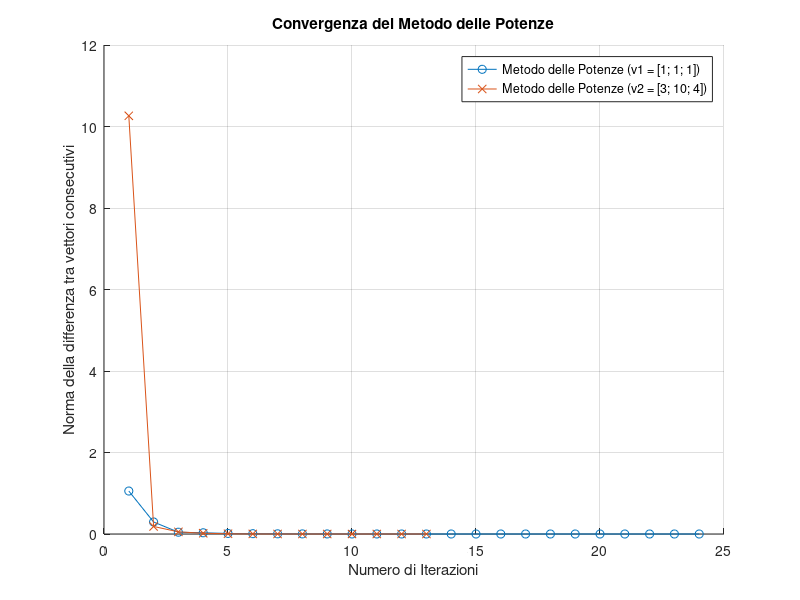
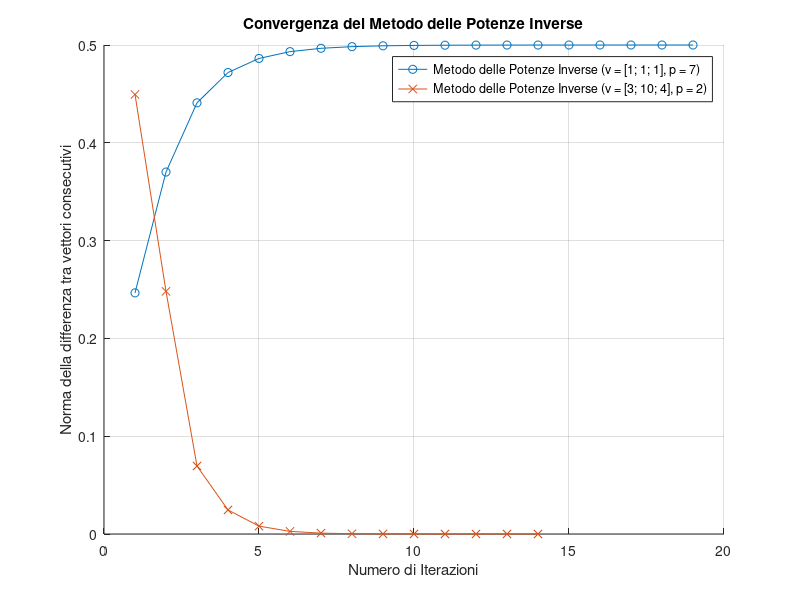

Write MATLAB code to recreate these figures, in order.
% GRUPPO composto da:
% Lorenzo Aliotta, 5655762
% Riccardo Dal Seno, 5605031
% Teresa de Jesus Fernandes, 4190022


% ESERCITAZIONE 3 (autovalori e autovettori)
% Esercizio 3

% Gestione pulizia workspace
clc
clear
close all

% Salvataggio dell'output su file
diary('3.3_output.txt');
diary on;

% Definizione della matrice A
A = [1 -1 2; -2 0 5; 6 -3 6];

% Parametri comuni
tolleranza = 1e-6; % tolleranza per la convergenza
max_iterazioni = 1000; % numero massimo di iterazioni

% Vettore iniziale v1 = [1; 1; 1]
v1 = [1; 1; 1];

% Vettore per memorizzare la norma delle differenze
norm_diff_v1 = zeros(max_iterazioni, 1);

% Iterazione per il metodo delle potenze con v1
for k = 1:max_iterazioni
    w = A * v1;
    v1_new = w / norm(w); % normalizzazione del vettore
    norm_diff_v1(k) = norm(v1_new - v1); % memorizza la norma della differenza
    if norm_diff_v1(k) < tolleranza
        norm_diff_v1 = norm_diff_v1(1:k); % riduce il vettore alle iterazioni effettive
        break;
    end
    v1 = v1_new;
end

lambda1 = (v1' * A * v1) / (v1' * v1); % stima dell'autovalore

% Vettore iniziale v2 = [3; 10; 4]
v2 = [3; 10; 4];

% Vettore per memorizzare la norma delle differenze
norm_diff_v2 = zeros(max_iterazioni, 1);

% Iterazione per il metodo delle potenze con v2
for k = 1:max_iterazioni
    w = A * v2;
    v2_new = w / norm(w); % normalizzazione del vettore
    norm_diff_v2(k) = norm(v2_new - v2); % memorizza la norma della differenza
    if norm_diff_v2(k) < tolleranza
        norm_diff_v2 = norm_diff_v2(1:k); % riduce il vettore alle iterazioni effettive
        break;
    end
    v2 = v2_new;
end

lambda2 = (v2' * A * v2) / (v2' * v2); % stima dell'autovalore

% Stampa dei risultati del metodo delle potenze
disp('Metodo delle potenze con vettore iniziale [1; 1; 1]:');
disp(['Autovalore approssimato: ', num2str(lambda1)]);
disp(['Numero di iterazioni: ', num2str(length(norm_diff_v1))]);
disp('Autovettore approssimato:');
disp(v1);

disp('Metodo delle potenze con vettore iniziale [3; 10; 4]:');
disp(['Autovalore approssimato: ', num2str(lambda2)]);
disp(['Numero di iterazioni: ', num2str(length(norm_diff_v2))]);
disp('Autovettore approssimato:');
disp(v2);

% Analisi dettagliata del comportamento del metodo delle potenze con il vettore dato v2
disp('*** Analisi dettagliata del vettore [3; 10; 4] ***');

% Esperimenti con 50 e 200 iterazioni
iter_50 = 50;
iter_200 = 200;

% Metodo delle potenze con vettore v2 e 50 iterazioni
v2_50 = v2;
for k = 1:iter_50
    w = A * v2_50;
    v2_50 = w / norm(w);
end
lambda2_50 = (v2_50' * A * v2_50) / (v2_50' * v2_50);

% Metodo delle potenze con vettore v2 e 200 iterazioni
v2_200 = v2;
for k = 1:iter_200
    w = A * v2_200;
    v2_200 = w / norm(w);
end
lambda2_200 = (v2_200' * A * v2_200) / (v2_200' * v2_200);

% Stampa dei risultati per 50 e 200 iterazioni
disp(['Autovalore approssimato con 50 iterazioni: ', num2str(lambda2_50)]);
disp('Autovettore approssimato:');
disp(v2_50);

disp(['Autovalore approssimato con 200 iterazioni: ', num2str(lambda2_200)]);
disp('Autovettore approssimato:');
disp(v2_200);

% Grafico di confronto tra i due vettori v1 e v2 per il metodo delle potenze
fig1 = figure;
hold on;
plot(1:length(norm_diff_v1), norm_diff_v1, '-o', 'DisplayName', 'Metodo delle Potenze (v1 = [1; 1; 1])');
plot(1:length(norm_diff_v2), norm_diff_v2, '-x', 'DisplayName', 'Metodo delle Potenze (v2 = [3; 10; 4])');
xlabel('Numero di Iterazioni');
ylabel('Norma della differenza tra vettori consecutivi');
title('Convergenza del Metodo delle Potenze');
legend show;
grid on;
hold off;

saveas(fig1, '3.3_metodoPotenze.png');


%%%%%%%%%%%%%%%%%%%%%%%%%%%%%%%%%%%%%%%%%%%%%%%%%%%%%%%%%%%%%%%%%%%%%%%%%%%%%%%%%%%%%%%%%%%%%%%%%%%%%%%%%%%

% PUNTO B (Metodo delle potenze inverse)

% PUNTO B1: Metodo delle potenze inverse con vettore iniziale [1; 1; 1] e p = 7
v_inv1 = [1; 1; 1]; % vettore iniziale
p1 = 7; % Stima iniziale dell'autovalore

% Vettore per memorizzare la norma delle differenze
norm_diff_inv1 = zeros(max_iterazioni, 1);

% Inizializzazione
lpr1 = p1;
w1 = v_inv1 / norm(v_inv1); % Normalizza il vettore iniziale
[L1, U1, P1] = lu(A - p1 * eye(size(A))); % Decomposizione LU della matrice (A - pI)

% Ciclo per il metodo delle potenze inverse
for m1 = 1:max_iterazioni
    v_inv1 = U1 \ (L1 \ (P1 * w1)); % Risoluzione del sistema lineare
    mu_max1 = w1' * v_inv1; % Calcola mu_max
    
    if abs(mu_max1) < tolleranza % Controllo per evitare divisioni per zero o numeri molto piccoli
        disp('Errore: mu_max1 è troppo piccolo, rischio di instabilità numerica.');
        lp1 = NaN;
        break;
    end
    
    lp1 = p1 + 1/mu_max1; % Aggiorna l'autovalore approssimato
    w1 = v_inv1 / norm(v_inv1); % Normalizza il nuovo vettore

    norm_diff_inv1(m1) = norm(v_inv1 - w1); % Memorizza la norma della differenza

    % Controllo della convergenza
    if abs(lp1 - lpr1) < tolleranza * abs(lp1)
        norm_diff_inv1 = norm_diff_inv1(1:m1); % riduce il vettore alle iterazioni effettive
        break;
    else
        lpr1 = lp1;
    end
end

% Visualizzazione dei risultati per il primo caso
if isnan(lp1)
    disp('Metodo delle potenze inverse (v = [1; 1; 1], p = 7): Calcolo fallito.');
else
    disp(['Metodo delle potenze inverse (v = [1; 1; 1], p = 7): Autovalore approssimato: ', num2str(lp1)]);
    disp(['Numero di iterazioni: ', num2str(m1)]);
    disp('Autovettore approssimato:');
    disp(w1);
end

% PUNTO B2: Metodo delle potenze inverse con vettore iniziale [3; 10; 4] e p = 2
v_inv2 = [3; 10; 4]; % vettore iniziale
p2 = 2; % Stima iniziale dell'autovalore

% Vettore per memorizzare la norma delle differenze
norm_diff_inv2 = zeros(max_iterazioni, 1);

% Inizializzazione
lpr2 = p2;
w2 = v_inv2 / norm(v_inv2); % Normalizza il vettore iniziale
[L2, U2, P2] = lu(A - p2 * eye(size(A))); % Decomposizione LU della matrice (A - pI)

% Ciclo per il metodo delle potenze inverse
for m2 = 1:max_iterazioni
    v_inv2 = U2 \ (L2 \ (P2 * w2)); % Risoluzione del sistema lineare
    mu_max2 = w2' * v_inv2; % Calcola mu_max
    
    if abs(mu_max2) < tolleranza % Controllo per evitare divisioni per zero o numeri molto piccoli
        disp('Errore: mu_max2 è troppo piccolo, rischio di instabilità numerica.');
        lp2 = NaN;
        break;
    end
    
    lp2 = p2 + 1/mu_max2; % Aggiorna l'autovalore approssimato
    w2 = v_inv2 / norm(v_inv2); % Normalizza il nuovo vettore

    norm_diff_inv2(m2) = norm(v_inv2 - w2); % Memorizza la norma della differenza

    % Controllo della convergenza
    if abs(lp2 - lpr2) < tolleranza * abs(lp2)
        norm_diff_inv2 = norm_diff_inv2(1:m2); % riduce il vettore alle iterazioni effettive
        break;
    else
        lpr2 = lp2;
    end
end

% Visualizzazione dei risultati per il secondo caso
if isnan(lp2)
    disp('Metodo delle potenze inverse (v = [3; 10; 4], p = 2): Calcolo fallito.');
else
    disp(['Metodo delle potenze inverse (v = [3; 10; 4], p = 2): Autovalore approssimato: ', num2str(lp2)]);
    disp(['Numero di iterazioni: ', num2str(m2)]);
    disp('Autovettore approssimato:');
    disp(w2);
end


% Grafico di confronto tra i due metodi delle potenze inverse
fig2 = figure;
hold on;
plot(1:length(norm_diff_inv1), norm_diff_inv1, '-o', 'DisplayName', 'Metodo delle Potenze Inverse (v = [1; 1; 1], p = 7)');
plot(1:length(norm_diff_inv2), norm_diff_inv2, '-x', 'DisplayName', 'Metodo delle Potenze Inverse (v = [3; 10; 4], p = 2)');
xlabel('Numero di Iterazioni');
ylabel('Norma della differenza tra vettori consecutivi');
title('Convergenza del Metodo delle Potenze Inverse');
legend show;
grid on;
hold off;

saveas(fig2, '3.3_metodoPotenzeInverse.png');

% Calcolo della velocità di convergenza per il metodo delle potenze con v1 e v2
convergenza_v1 = zeros(length(norm_diff_v1) - 1, 1);
for i = 2:length(norm_diff_v1)
    convergenza_v1(i-1) = norm_diff_v1(i) / norm_diff_v1(i-1);
end

convergenza_v2 = zeros(length(norm_diff_v2) - 1, 1);
for i = 2:length(norm_diff_v2)
    convergenza_v2(i-1) = norm_diff_v2(i) / norm_diff_v2(i-1);
end

% Calcolo della velocità di convergenza per il metodo delle potenze inverse con v1 e v2
convergenza_inv1 = zeros(length(norm_diff_inv1) - 1, 1);
for i = 2:length(norm_diff_inv1)
    convergenza_inv1(i-1) = norm_diff_inv1(i) / norm_diff_inv1(i-1);
end

convergenza_inv2 = zeros(length(norm_diff_inv2) - 1, 1);
for i = 2:length(norm_diff_inv2)
    convergenza_inv2(i-1) = norm_diff_inv2(i) / norm_diff_inv2(i-1);
end

% Visualizzazione dei risultati totali
disp('Velocità di convergenza per il metodo delle potenze (v1):');
disp(convergenza_v1);

disp('Velocità di convergenza per il metodo delle potenze (v2):');
disp(convergenza_v2);

disp('Velocità di convergenza per il metodo delle potenze inverse per p = 7 su (v1):');
disp(convergenza_inv1);

disp('Velocità di convergenza per il metodo delle potenze inverse per p = 2 su (v2):');
disp(convergenza_inv2);

diary off;